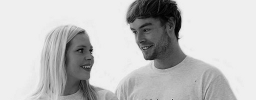
#> input picture greytee.png, 256 x 100 px
$ python ofdm_tx.py
#> lines starting #> are read from the running program, lines starting #| are printed output that depends on the picture
#!/usr/bin/env python3
# -*- coding: utf-8 -*-
"""
@author: Bernd & Sama
"""

import scipy.ndimage as ndimage
import numpy as np
import scipy.io.wavfile as wavfile
import matplotlib.pyplot as plt

### DATA TRANSMISSION

cyclicPrefix=1100 # Cyclic Prefix is just another name for Guard Interval
zero_padding=2 # pick an even number!
nPilots=20 # number of pilots

def createSymbol(data):
    # 2.1) turning the data into a stream of bits -1,+1
    img1Dbits = np.unpackbits(data) * 2.0 - 1.0

    # The previously grey-scale values have now become 8bit binary values.
    # For example:
    # The first data was previously 239 in the grey-scale; img1D[0,0]=239
    # This data is now represented as: 11101111 in 8 bit binary; img1Dbits[0:8]
    # This means we need 8 times as many entries as before to represent the data.
    # That means expanding from 1 by 25600 array to 1 by 204800 array.

    # 2.2) Scramble the data: in this section we aim to randomise the data.
    # This is to ensure that the data is not constant; if the data is constant it'll be
    # hard to detect the start point of data after transmission using "Guard Intervals"

    # The code below generates a random array that only consists of 1 or -1.
    np.random.seed(0)
    scrambler = np.random.randint(0,2,img1Dbits.size) * 2.0 - 1.0

    # This array is then multiplied by the previous binary data.
    # this will make some 1s to change sign and become -1
    img1DbitsRandom = img1Dbits * scrambler

    # The data now only consists of 1s, 0s and -1s.

    # 2.3) Creating complex frequency coefficients
    # In this section we aim at creating complex numbers from the bits.
    # starting from the first entry, we treat one bit as a real-valued number
    # and treat the next entry as its complex part.
    # For example if the first 4 data are: img1DbitsRandom[0:4] = -1 , 1 , 1 , 0
    # these will make 2 complex data of: -1+1j and 1+0j
    # The next 3 lines of code does just that

    img1DReal = (img1DbitsRandom[0::2])
    img1DImag = (img1DbitsRandom[1::2])
    complexImage = img1DReal + img1DImag * 1j
    #print(complexImage)

    # Notice how the data was scaled by the *2 multiplication and -1 addition.
    # This will map the previous data from 1, 0, -1 to 1, -1, -3 respectively.


    # 2.4) Creating a frequency Spectrum from the data:
    # In order to this we need to appreciate of the main properties of a frequency spectrum:
    #   "A frequency spectrum is always symmetrical (for real-valued time-domain data)"
    # The only exception to this symmetry is the DC (zero) frequency. (see below ***)
    # The next 2 lines of code do exactly that: adds a DC of zero and the mirror of data

    complexMirror = np.conj(complexImage[::-1])
    fullComplexDataWithMirror = np.concatenate((complexImage,
                                                complexMirror))


    # 2.5) Pilot Tones:
    # In this section pilot tones are added to the frequency domain. The purpose of this
    # is to help locate the exact Start Point of the data in the receiver side.
    # More specifically, we add a frequency of 1+0j in between the already existing
    # frequencies.
    # On the receiver side, if the start point is detected correctly, we will be able to
    # reconstruct these pilot frequencies as 1+0j , However, if the start point is
    # wrongly located, these frequencies will experience a phase shift and a change in
    # amplitude. For example: you may detect 0.996+0.008j instead of the original 1+0j

    # The next few lines of code add these pilot frequencies to the spectrum

    pilotTonedDataReal=np.zeros(2 * len(fullComplexDataWithMirror)-1) # -1 for symmetry
    pilotTonedDataImag=np.zeros(2 * len(fullComplexDataWithMirror)-1) # -1 for symmetry
    pilotTonedDataReal[0::2]=np.real(fullComplexDataWithMirror)
    pilotTonedDataImag[0::2]=np.imag(fullComplexDataWithMirror)
    pilotTonedDataReal[1::2]=0
    pilotTonedDataImag[1::2]=0
    pilotTonedDataReal[1::int(len(pilotTonedDataReal)/nPilots)] = 1 # a few pilots but not too many

    pilotTonedData=pilotTonedDataReal + pilotTonedDataImag * 1j

    # 2.6) In this section the frequency spectrum is padded with some zeros in order to
    # meet the requirements for sampling rate and minimum detectable frequency of the
    # receiver device.

    paddedPilotTonedData = np.concatenate((np.zeros(zero_padding+1),
                                           pilotTonedData,
                                           np.zeros(zero_padding)))

    # Note that there is exactly one more zero added to the start of spectrum than the end.
    # *** this is the DC frequency, which is the only exception to the symmetry of spectrum

    # 2.7) IFFT: performing an Inverse Fast Fourier Transformation on the frequency
    # spectrum created above results in a time-domain data; which is then transmitted
    symbol = np.real(np.fft.ifft(paddedPilotTonedData))
    return symbol


### DATA TRANSMISSION

plt.close("all")

# 1) loading the data: in this case the data is an image.
img = ndimage.imread("greytee.png")
#> img is the input picture: shape (100, 256); min 0, max 240, mean 193.6

# At this point the data is a 100 by 256 array.
# you can check this by typing in the command line "img.shape"
# Entries of this array are the grey-scale values of their corresponding pixels
# Figure(00) shows this image and its grey-scale histogram
# grey-scale values are from 0 to 255, corresponding to black and white respectively.

plt.subplot(2,1,1)
plt.imshow(img, cmap ='gray')
plt.title("Image: Before transmission (before IFFT)")
plt.subplot(2,1,2)
plt.hist(img)
plt.title("Histogram of pixles' greyScale")

transmitData = []

for i in range(len(img)):
    # 2) creating the symbols
    symbol = createSymbol(img[i])

    # 3) Cyclic Prefix:
    # The symbol is in time-domain, a small part of data from its end is taken and is
    # added to the start of data; this repeated section is called "guard interval"
    # or cyclic prefix.
    # For example: given this data: [a,1,b,2,c,3,d,4,e,5], and final 3 entries as the
    # guard interval, we would have: [4,e,5, a,1,b,2,c,3,d,4,e,5]

    symbolWithCyclicPrefix=np.concatenate((symbol[-cyclicPrefix:],
                                           symbol))

    # We add the symbol to our datastream
    transmitData=np.concatenate((transmitData, symbolWithCyclicPrefix))
#> this loop made 100 passes

# 4) Data transmission: finally the data is saved as an audio file to be transmitted and
# received using a loud speaker and microphone respectively.

transmitDataNorm=transmitData/(max(transmitData)-min(transmitData))
transmitDataScaled=transmitDataNorm * 30000
transmitDataInt=transmitDataScaled.astype(np.int16)
wavfile.write('ofdmSignal.wav',44100,transmitDataInt)
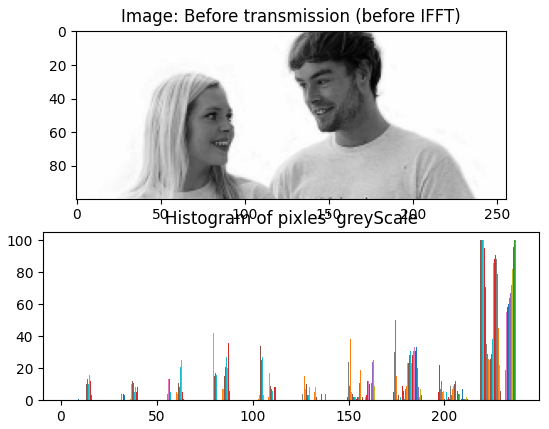
#> figure drawn by matplotlib, 2 panels; panel 2: tallest bar 100 high, from x = 218.4 to 218.5; panel 2: tallest bar 100 high, from x = 218.5 to 218.5; panel 2: tallest bar 100 high, from x = 218.6 to 218.6
